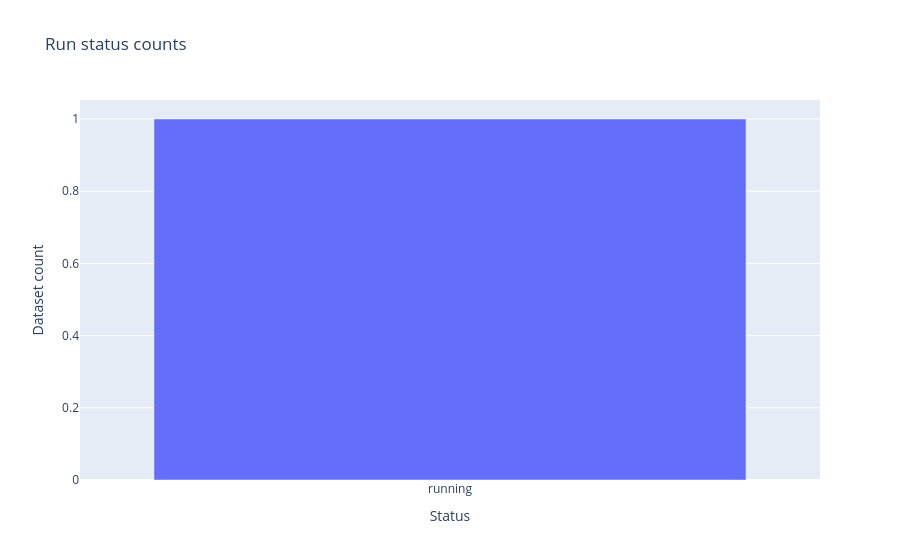

Notebook code for this chart:
### Code cell
# Run completeness and leaderboard-reference context

if RUN_STATUS is None or RUN_STATUS.empty:
    display_note("No per-dataset `run_status.json` files were found in this run directory.")
else:
    status_df = RUN_STATUS.copy()
    status_df["status"] = status_df["status"].astype(str)
    display_note("### Run completeness by dataset")
    display(status_df.sort_values(["status", "dataset"], ascending=[True, True]).reset_index(drop=True))

    status_counts = status_df.groupby("status", dropna=False).size().reset_index(name="datasets")
    fig = px.bar(status_counts, x="status", y="datasets", title="Run status counts")
    fig.update_layout(xaxis_title="Status", yaxis_title="Dataset count")
    fig.show()

if LEADERBOARD_TOP10 is None or LEADERBOARD_TOP10.empty:
    display_note("No `leaderboard_top10_reference.csv` was found for this run.")
else:
    ref = LEADERBOARD_TOP10.copy()
    if "is_top10_entry" in ref.columns:
        ref = ref.loc[ref["is_top10_entry"].fillna(False)].copy()

    display_note("### Leaderboard reference coverage")
    coverage_cols = [
        "dataset",
        "benchmark_id",
        "benchmark_suite",
        "leaderboard_metric_name",
        "leaderboard_dataset_split",
        "rank",
        "model",
        "metric_value",
    ]
    coverage_cols = [c for c in coverage_cols if c in ref.columns]
    display(ref[coverage_cols].head(30))

    coverage_summary = (
        ref.groupby([c for c in ["dataset", "leaderboard_metric_name"] if c in ref.columns], dropna=False)
        .agg(
            top10_rows=("model", "size"),
            top10_best=("metric_value_numeric", "min"),
            top10_worst=("metric_value_numeric", "max"),
        )
        .reset_index()
    )
    display(coverage_summary.sort_values("dataset").reset_index(drop=True))

### Figure 1 — Plotly figure (JSON) as saved in the notebook; plotly's stock layout.template omitted (floating-point values rounded to 4 significant figures)
{"data": [{"hovertemplate": "status=%{x}<br>datasets=%{y}<extra></extra>", "legendgroup": "", "marker": {"color": "#636efa", "pattern": {"shape": ""}}, "name": "", "orientation": "v", "showlegend": false, "textposition": "auto", "type": "bar", "x": ["running"], "xaxis": "x", "y": [1], "yaxis": "y"}], "layout": {"barmode": "relative", "legend": {"tracegroupgap": 0}, "title": {"text": "Run status counts"}, "xaxis": {"anchor": "y", "domain": [0, 1], "title": {"text": "Status"}}, "yaxis": {"anchor": "x", "domain": [0, 1], "title": {"text": "Dataset count"}}}}
